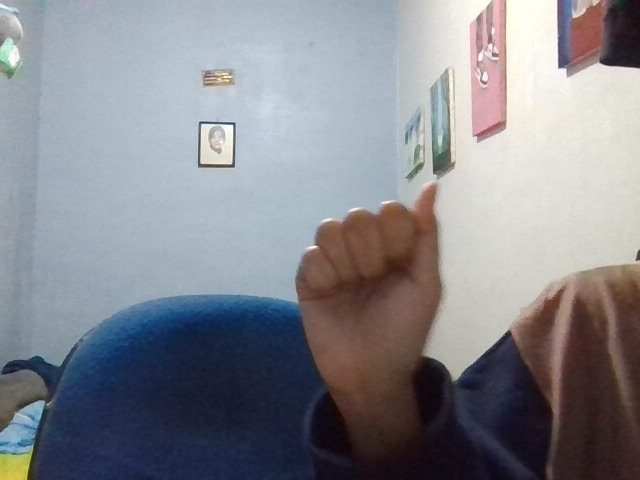
#> input picture data/0/21.jpg, 640 x 480 px; its folder holds only this picture in this run
$ python train_az.py
#> lines starting #> are read from the running program, lines starting #| are printed output that depends on the picture
import os
import cv2
import numpy as np
import matplotlib.pyplot as plt
from sklearn.model_selection import train_test_split
from sklearn.svm import SVC
from sklearn.metrics import accuracy_score, confusion_matrix, ConfusionMatrixDisplay
import pickle

# Mapping label ke huruf
label_to_char = {i: chr(65 + i) for i in range(26)}
char_to_label = {v: k for k, v in label_to_char.items()}

data_dir = 'data'
img_size = 64  # Ukuran gambar yang akan di-resize

def load_dataset():
    X, y = [], []
    for label in range(26):
        folder = os.path.join(data_dir, str(label))
        if not os.path.exists(folder):
            continue
        for fname in os.listdir(folder):
            if fname.lower().endswith(('.jpg', '.jpeg', '.png')):
                fpath = os.path.join(folder, fname)
                img = cv2.imread(fpath, cv2.IMREAD_GRAYSCALE)
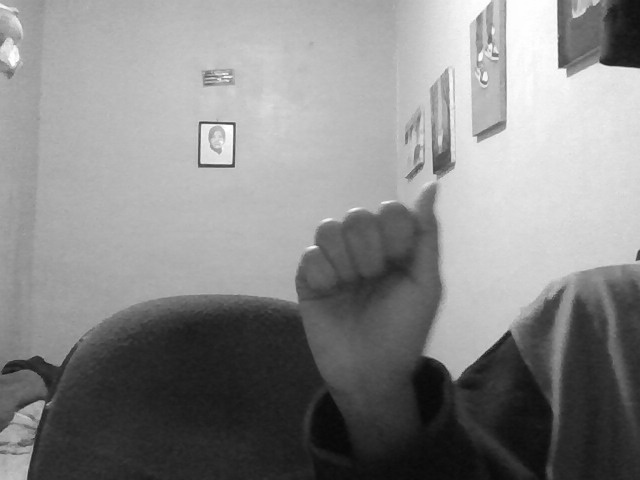
#> img: shape (480, 640); min 8, max 255, mean 136
                if img is None:
                    continue
                img = cv2.resize(img, (img_size, img_size))
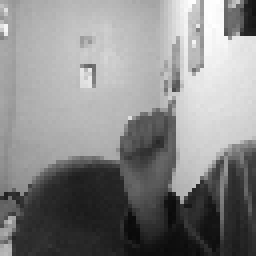
#> img: shape (64, 64) (shown 4 times larger); min 10, max 254, mean 135.7
                X.append(img.flatten())
                y.append(label)
#> pass 2 of the loop in load_dataset, `for label in range(26):`:
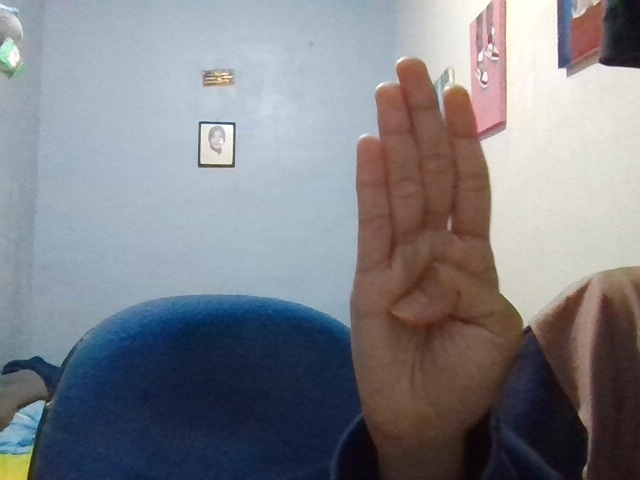
#> input picture data/1/39.jpg, 640 x 480 px
#> in load_dataset, `img = cv2.imread(fpath, cv2.IMREAD_GRAYSCALE)`:
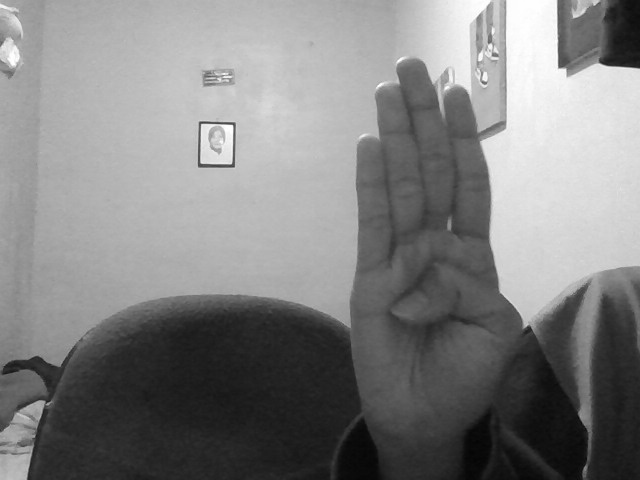
#> img: shape (480, 640); min 4, max 255, mean 129.7
#> in load_dataset, `img = cv2.resize(img, (img_size, img_size))`:
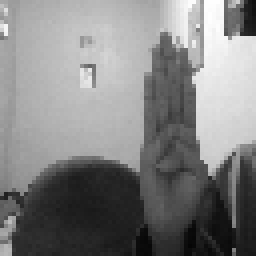
#> img: shape (64, 64) (shown 4 times larger); min 5, max 254, mean 129.6
    X = np.array(X)
    y = np.array(y)
    return X, y

def visualize_samples():
    fig, axes = plt.subplots(2, 13, figsize=(18, 3))
    for label in range(26):
        folder = os.path.join(data_dir, str(label))
        imgs = [f for f in os.listdir(folder) if f.lower().endswith(('.jpg', '.jpeg', '.png'))]
        ax = axes[label // 13, label % 13]
        if imgs:
            img = cv2.imread(os.path.join(folder, imgs[0]), cv2.IMREAD_GRAYSCALE)
            img = cv2.resize(img, (img_size, img_size))
            ax.imshow(img, cmap='gray')
        ax.set_title(label_to_char[label])
        ax.axis('off')
#> pass 2 of the loop in visualize_samples, `for label in range(26):`:
    plt.suptitle('Contoh Gambar Setiap Kelas (A-Z)')
    plt.tight_layout()
    plt.show()

def main():
    print('Membaca dataset...')
    X, y = load_dataset()
    print(f'Total gambar: {len(X)}')
    if len(X) == 0:
        print('Dataset kosong!')
        return
    print('Visualisasi contoh gambar...')
    visualize_samples()

    print('Split data training/test...')
    X_train, X_test, y_train, y_test = train_test_split(X, y, test_size=0.2, stratify=y, random_state=42)

    print('Training SVM...')
    clf = SVC(kernel='linear', probability=True)
    clf.fit(X_train, y_train)

    print('Evaluasi...')
    y_pred = clf.predict(X_test)
    acc = accuracy_score(y_test, y_pred)
    print(f'Akurasi: {acc*100:.2f}%')

    print('Confusion Matrix:')
    cm = confusion_matrix(y_test, y_pred)
    disp = ConfusionMatrixDisplay(confusion_matrix=cm, display_labels=[label_to_char[i] for i in range(26)])
    disp.plot(xticks_rotation=45)
    plt.show()

    print('Simpan model ke model.p')
    with open('model.p', 'wb') as f:
        pickle.dump({'model': clf, 'img_size': img_size}, f)
    print('Selesai!')

    cv2.imshow('ROI', roi_resized)

if __name__ == '__main__':
#> (the run stopped early here; a loop or call above may not have finished)
